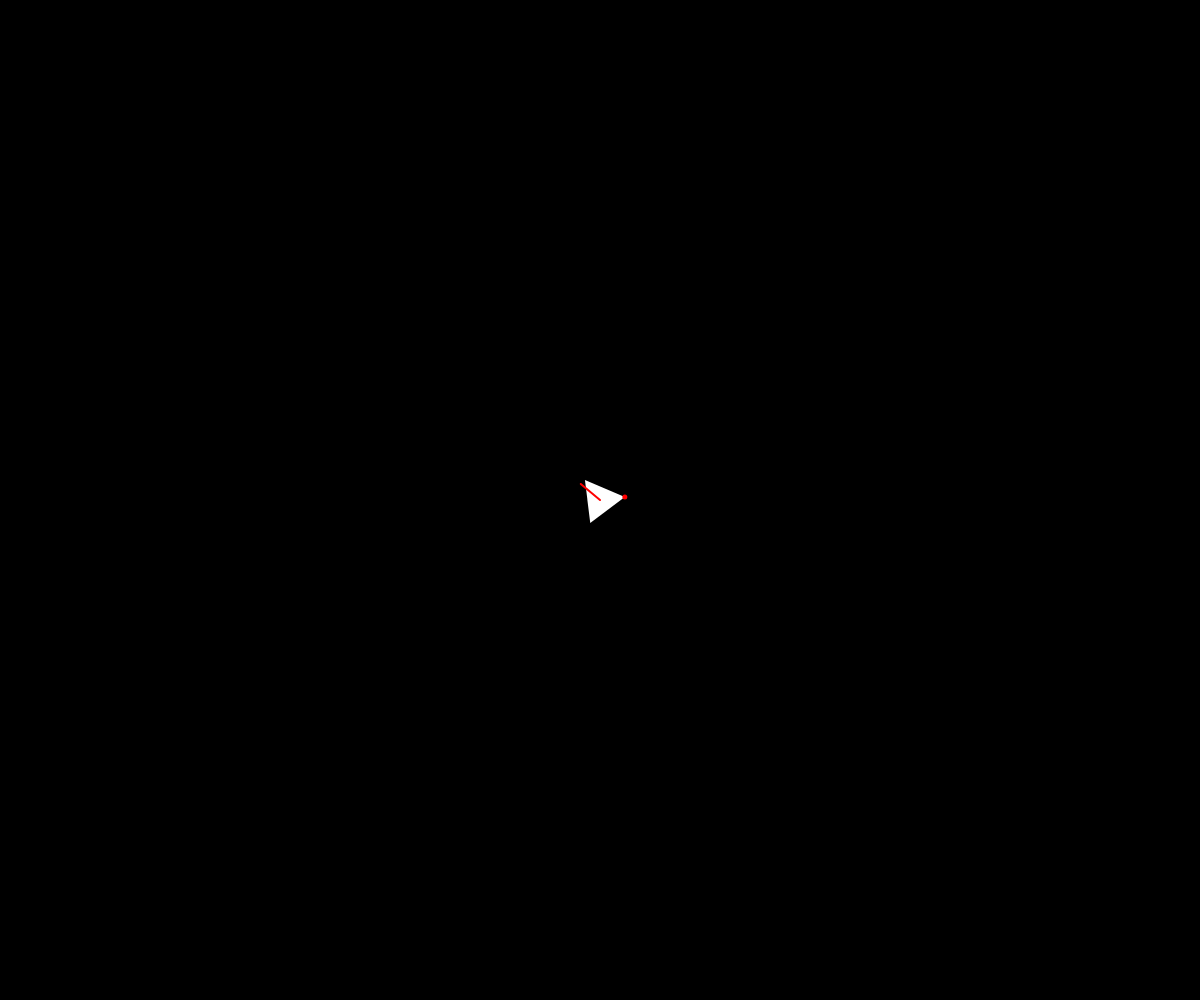
Frame 1 (no input)
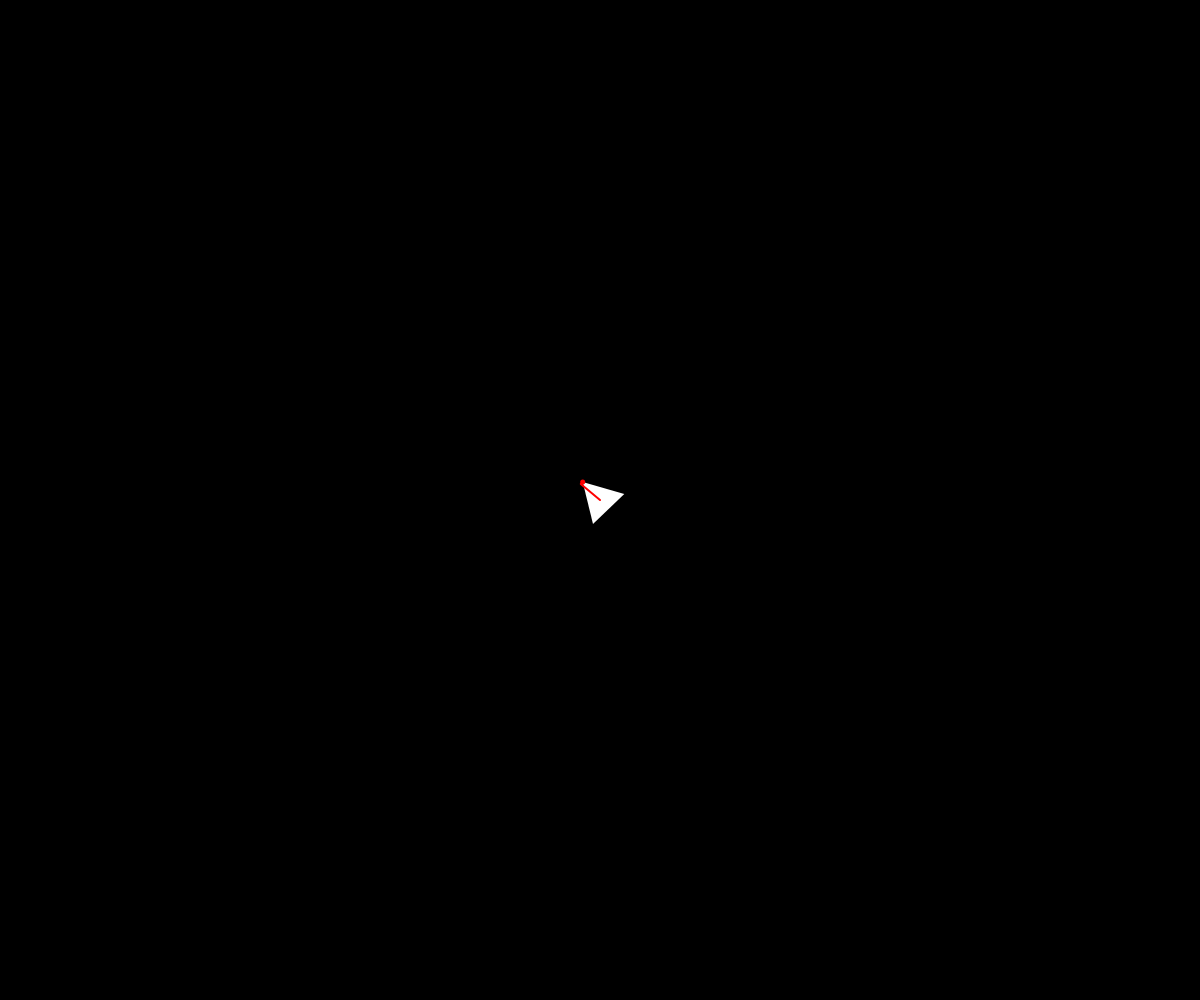
Frame 60 (no input)
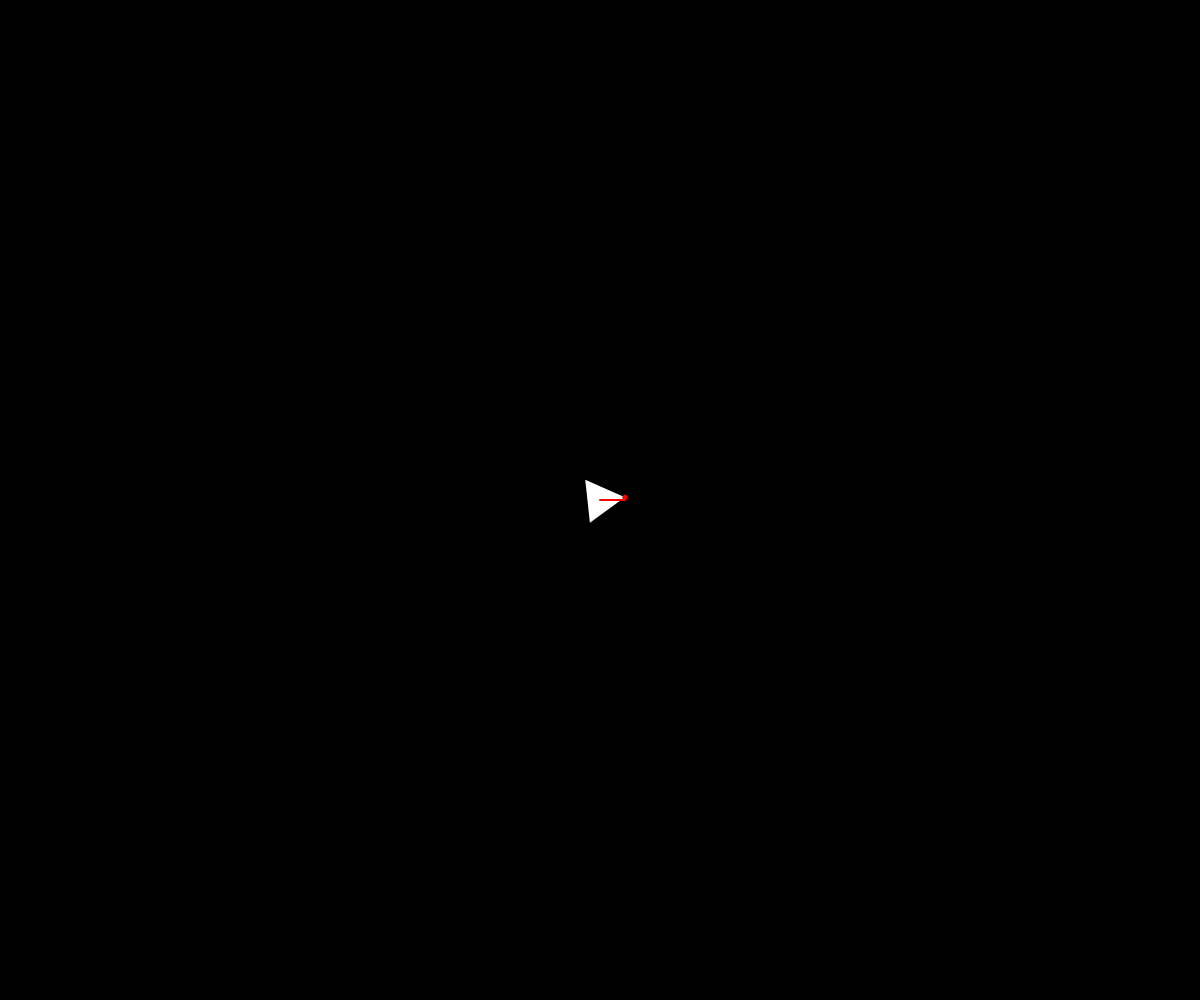
Frame 120 (the mouse pressed at the canvas centre since frame 60)

The p5.js sketch that drew these frames (run headless with seeded random() and noise() and a simulated clock; from frame 60 on, the mouse is pressed at the canvas centre):

// p5.js sketch
// ── sketch.js
let targetAngle = 0.0;
let currentAngle = 0.0;
let x = 0.0;
let y = 0.0;
let smoothSpeed = 0.05;
let scl = 25.0;
const count = 3;
let iToTheta;

function setup() {
	createCanvas(windowWidth, windowHeight);
	x = width * 0.5;
	y = height * 0.5;
	iToTheta = TWO_PI / count;
}

function draw() {
	targetAngle = atan2(mouseY - y, mouseX - x);
	currentAngle = lerpAngle(currentAngle, targetAngle, smoothSpeed);
	
	background(0);
	
	noStroke();
    fill(255);
	beginShape();
	for (let i = 0; i < count; ++i) {
		const theta = currentAngle + i * iToTheta;
		vertex(x + cos(theta) * scl, y + sin(theta) * scl);
	}
	endShape(CLOSE);
	
	fill(255, 0, 0);
	noStroke();
	ellipse(x + cos(currentAngle) * scl, y + sin(currentAngle) * scl, 5); //Punkt
	
	strokeWeight(2);
	stroke(color(255, 0, 0)); //direction facing the mouse
	line(x, y, x + cos(targetAngle) * scl,
		y + sin(targetAngle) * scl);

	noStroke();//direction where it left off
	line(x, y, x + cos(currentAngle) * scl,
		y + sin(currentAngle) * scl);
}

// Linear interpolation of an angle.
function lerpAngle(a, b, step) {
	// Prefer shortest distance,
	const delta = b - a;
	if (delta == 0.0) {
		return a;
	} else if (delta < -PI) {
		b += TWO_PI;
	} else if (delta > PI) {
		a += TWO_PI;
	}
	return (1.0 - step) * a + step * b;
}

function windowResized() {
	resizeCanvas(width, height);
}
